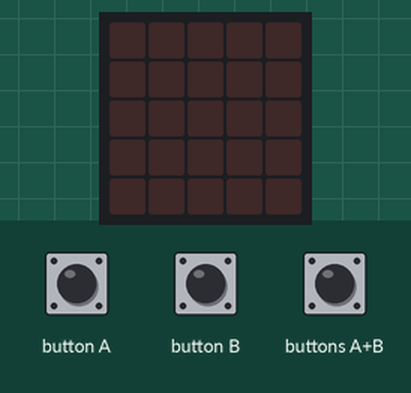
The program below on a simulated BBC micro:bit (MakeCode). Parts: the board's 5×5 LED display. The test bench sets the inputs (shaded band). Dim RGB values are drawn brighter than linear.

Above: at 1.2 s.
1.3 s: buttons A+B pressed for 0.15 s
At 1.8 s:
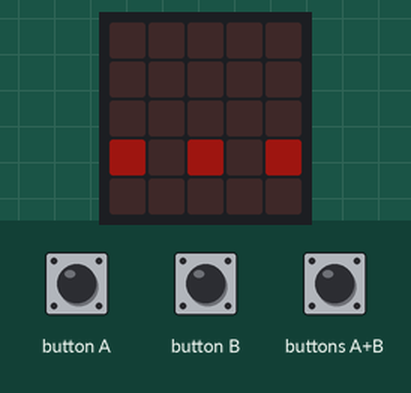
4.4 s: buttons A+B pressed for 1 s
At 7.0 s:
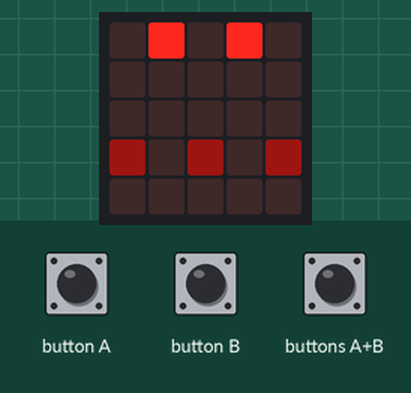
8.4 s: button A pressed for 0.15 s
At 9.1 s:
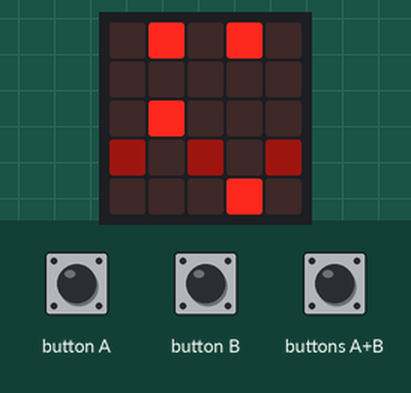
11.5 s: buttons A+B pressed for 1 s
At 13.3 s:
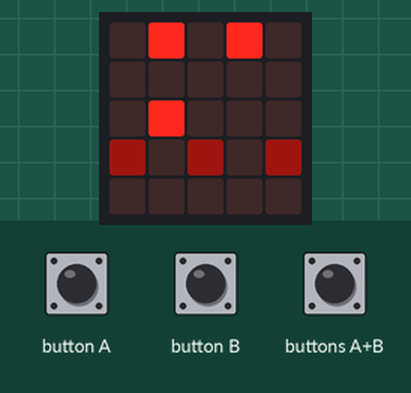
14.5 s: button B pressed for 0.15 s
At 15.4 s:
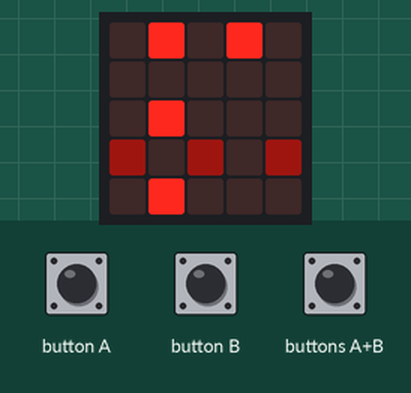
Timing chart, 0 to 17.5 s (numbered marks = the images above; inputs shaded):
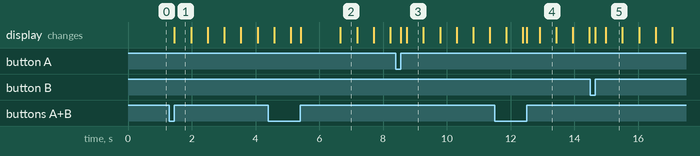

Measured:
- after the input at 1.3 s, the display: changes after 0.15 s (image 1)
- after the input at 4.4 s, the display: first differs from a run without the input after 1.0 s (image 2 shows a later state)
- after the input at 8.4 s, the display: first changes after 0.15 s (image 3 shows a later state)
- after the input at 11.5 s, the display: first differs from a run without the input after 1.0 s (image 4 shows a later state)
- after the input at 14.5 s, the display: first changes after 0.15 s (image 5 shows a later state)
- what the display in image 1 shows lasts 0.5 s, from 1.5 s to 2.0 s

The program:

main.ts
```typescript
input.onButtonPressed(Button.A, function () {
    led.unplot(1, 3)
    if (a[0] == 1) {
        a[0] = 2
    }
})
input.onButtonPressed(Button.AB, function () {
    if (run == 0) {
        basic.clearScreen()
        led.stopAnimation()
        a_length = a.length
        b_length = b.length
        for (let index = 0; index < 5; index++) {
            a.unshift(0)
        }
        for (let index = 0; index < 5; index++) {
            b.unshift(0)
        }
        end = 3
        run = 1
        score = 0
        time = 500
        led.plotBrightness(0, 3, 30)
        led.plotBrightness(2, 3, 30)
        led.plotBrightness(4, 3, 30)
    } else {
        led.unplot(1, 3)
        if (a[0] == 1) {
            a[0] = 2
        }
        led.unplot(3, 3)
        if (b[0] == 1) {
            b[0] = 2
        }
    }
})
input.onButtonPressed(Button.B, function () {
    led.unplot(3, 3)
    if (b[0] == 1) {
        b[0] = 2
    }
})
let time = 0
let score = 0
let b_length = 0
let a_length = 0
let run = 0
let end = 0
let b: number[] = []
let a: number[] = []
a = [
1,
0,
1,
0,
1,
0,
1,
0
]
b = [
1,
0,
0,
0,
1,
0,
0,
0
]
end = 3
run = 0
basic.forever(function () {
    if (run == 1) {
        for (let index = 0; index <= a_length; index++) {
            if (a[index] == 1) {
                led.plot(1, 4 - index)
                if (index == 0) {
                    end += -1
                }
            } else if (a[index] == 2) {
                if (index == 0) {
                    a[0] = 1
                    led.unplot(1, 4 - index)
                    score += 1
                }
            } else {
                led.unplot(1, 4 - index)
            }
        }
        if (a.length > a_length) {
            a.shift()
        } else {
            a.push(a.shift())
        }
        basic.pause(time)
    }
})
basic.forever(function () {
    if (run == 1) {
        for (let index = 0; index <= 4; index++) {
            if (b[index] == 1) {
                led.plot(3, 4 - index)
                if (index == 0) {
                    end += -1
                }
            } else if (b[index] == 2) {
                if (index == 0) {
                    b[0] = 1
                    led.unplot(3, 4 - index)
                    score += 1
                }
            } else {
                led.unplot(3, 4 - index)
            }
        }
        if (b.length > b_length) {
            b.shift()
        } else {
            b.push(b.shift())
        }
        basic.pause(time)
    }
})
basic.forever(function () {
    if (end == 0) {
        run = 0
        basic.showNumber(score)
    }
})
```

test.ts
```typescript
// 在這裡測試；當此封包作為擴充功能時，將不會編譯此內容。
```
